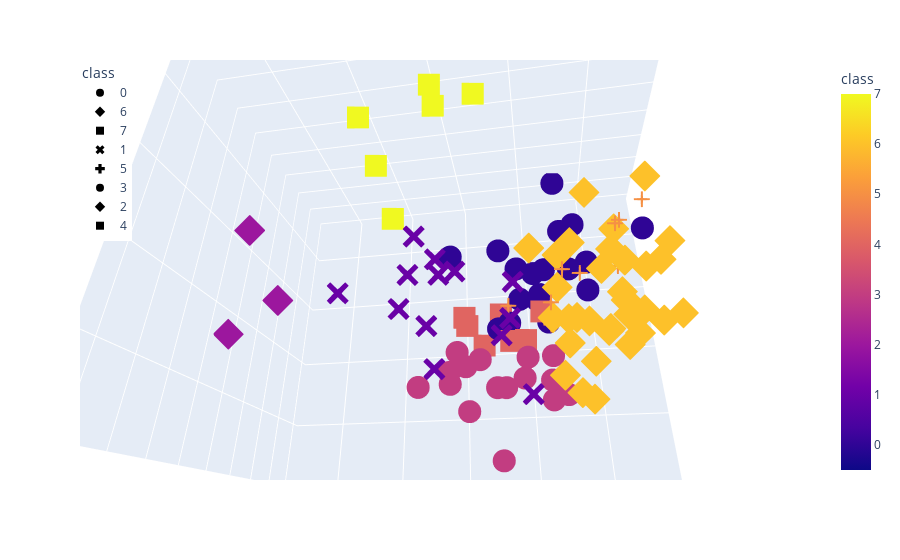

Notebook code for this chart:
### Code cell
fig = px.scatter_3d(
    seattle_pca_df,
    x="PC 1",
    y="PC 2",
    z="PC 3",
    color="class",
    symbol="class",
    width=800,
)
fig.update_layout(legend=dict(x=0, y=1))
fig.show()

### Figure 1 — Plotly figure (JSON) as saved in the notebook; plotly's stock layout.template omitted (floating-point values rounded to 4 significant figures)
{"data": [{"hovertemplate": "class=%{marker.color}<br>PC 1=%{x}<br>PC 2=%{y}<br>PC 3=%{z}<extra></extra>", "legendgroup": "0", "marker": {"color": [0, 0, 0, 0, 0, 0, 0, 0, 0, 0, 0, 0, 0, 0, 0, 0, 0, 0], "coloraxis": "coloraxis", "symbol": "circle"}, "mode": "markers", "name": "0", "scene": "scene", "showlegend": true, "type": "scatter3d", "x": [-1.078, -1.541, 0.8662, 2.502, -1.925, -0.5149, 0.1911, -1.309, 0.5419, -0.2728, -1.098, -3.397, 0.2159, -1.208, -0.572, -0.3263, 0.6303, -0.2152], "y": [-1.918, -0.8229, -2.225, -3.729, -3.278, -1.695, -0.8754, -0.2955, -2.16, -1.744, -2.561, -1.726, -0.09149, -1.709, -3.015, -0.8524, 0.1957, -2.134], "z": [2.923, 0.4382, 0.07548, 3.386, 2.537, 1.566, 0.3345, 2.1, 0.2017, 0.6579, 5.183, 2.673, 0.8222, 1.537, 0.4967, 0.4192, 1.22, 1.694]}, {"hovertemplate": "class=%{marker.color}<br>PC 1=%{x}<br>PC 2=%{y}<br>PC 3=%{z}<extra></extra>", "legendgroup": "6", "marker": {"color": [6, 6, 6, 6, 6, 6, 6, 6, 6, 6, 6, 6, 6, 6, 6, 6, 6, 6, 6, 6, 6, 6, 6, 6, 6, 6, 6, 6, 6, 6, 6, 6], "coloraxis": "coloraxis", "symbol": "diamond"}, "mode": "markers", "name": "6", "scene": "scene", "showlegend": true, "type": "scatter3d", "x": [-0.8072, -3.141, -1.929, -2.007, -1.924, -2.501, -0.5114, -0.9498, -1.49, -1.176, -2.685, -1.379, -0.7785, -1.092, -0.7034, -2.202, -1.892, -2.844, -1.46, -2.273, -2.791, -3.141, -1.438, -3.128, -1.056, -1.692, -1.666, -2.547, -1.481, -0.6761, -0.1464, -0.7756], "y": [0.1864, 0.2855, 1.469, 0.9047, 2.252, -0.2577, 1.124, 0.9284, -0.9156, -0.6773, -0.2307, 0.2104, 1.783, 1.586, 0.5572, 0.3182, 1.871, 1.97, 1.575, -0.007244, 0.2661, 1.217, 2.416, 0.5269, 0.9764, 0.5801, 0.9962, 1.722, 3.405, 0.455, -0.266, 1.469], "z": [0.971, 0.5775, -0.7086, -1.646, -0.4003, -0.9941, -1.04, -2.594, -0.366, -0.3492, -0.4439, -1.75, -1.349, -2.883, -0.07331, -0.7496, -1.071, -1.451, 1.757, 1.69, 0.4418, 0.5295, -0.6246, 2.814, 0.8324, -1.197, -1.309, -1.475, -0.7672, -2.094, 1.493, -1.737]}, {"hovertemplate": "class=%{marker.color}<br>PC 1=%{x}<br>PC 2=%{y}<br>PC 3=%{z}<extra></extra>", "legendgroup": "7", "marker": {"color": [7, 7, 7, 7, 7, 7], "coloraxis": "coloraxis", "symbol": "square"}, "mode": "markers", "name": "7", "scene": "scene", "showlegend": true, "type": "scatter3d", "x": [0.7845, 3.856, 1.797, 1.503, 2.722, 2.935], "y": [3.62, 2.253, 3.326, 4.237, 2.439, 3.183], "z": [3.089, 4.258, 3.865, 2.247, 0.9494, 1.828]}, {"hovertemplate": "class=%{marker.color}<br>PC 1=%{x}<br>PC 2=%{y}<br>PC 3=%{z}<extra></extra>", "legendgroup": "1", "marker": {"color": [1, 1, 1, 1, 1, 1, 1, 1, 1, 1, 1, 1, 1], "coloraxis": "coloraxis", "symbol": "x"}, "mode": "markers", "name": "1", "scene": "scene", "showlegend": true, "type": "scatter3d", "x": [0.6077, 2.263, 3.617, 2.973, 0.2881, 1.651, 2.577, 1.148, 2.257, 2.138, 0.444, 0.01852, 2.214], "y": [0.786, -0.05463, 2.834, 0.7351, 0.9322, 2.724, 1.55, 3.892, 2.369, 1.478, -0.329, 0.05608, 0.3045], "z": [-1.242, -1.665, -0.941, -0.4262, -0.03822, -0.6517, 0.02036, -1.226, 0.4922, -1.194, -0.3989, -2.373, 1.063]}, {"hovertemplate": "class=%{marker.color}<br>PC 1=%{x}<br>PC 2=%{y}<br>PC 3=%{z}<extra></extra>", "legendgroup": "5", "marker": {"color": [5, 5, 5, 5, 5, 5, 5, 5, 5, 5], "coloraxis": "coloraxis", "symbol": "cross"}, "mode": "markers", "name": "5", "scene": "scene", "showlegend": true, "type": "scatter3d", "x": [-0.525, -2.56, -2.302, -1.994, -1.292, -2.283, -0.8152, 0.491, -0.4828, -2.098], "y": [-0.3241, 1.926, -0.4497, 2.064, 0.1361, 0.2138, 1.076, -0.8002, 1.486, 1.039], "z": [-0.6333, 1.187, 0.8634, 0.6411, 0.4583, 1.711, 0.1137, 0.1418, -0.8452, 0.3939]}, {"hovertemplate": "class=%{marker.color}<br>PC 1=%{x}<br>PC 2=%{y}<br>PC 3=%{z}<extra></extra>", "legendgroup": "3", "marker": {"color": [3, 3, 3, 3, 3, 3, 3, 3, 3, 3, 3, 3, 3, 3, 3, 3], "coloraxis": "coloraxis", "symbol": "circle"}, "mode": "markers", "name": "3", "scene": "scene", "showlegend": true, "type": "scatter3d", "x": [1.936, 1.869, 1.437, -0.8641, 0.9056, 0.8454, 2.087, -0.6433, 2.207, 2.182, -0.4924, 0.6766, -0.4332, 2.973, 0.08889, 0.1877], "y": [-3.789, -2.602, -2.447, -2.021, -1.362, -1.615, -2.426, -3.729, -1.807, -1.79, -2.201, -1.258, -0.6251, -1.471, -0.6633, -0.2585], "z": [-1.859, -0.8597, -0.7235, -1.908, -1.82, -3.52, -0.4834, -0.3067, -1.236, -1.565, -1.461, -1.857, -2.353, -1.694, -1.298, -1.916]}, {"hovertemplate": "class=%{marker.color}<br>PC 1=%{x}<br>PC 2=%{y}<br>PC 3=%{z}<extra></extra>", "legendgroup": "2", "marker": {"color": [2, 2, 2], "coloraxis": "coloraxis", "symbol": "diamond"}, "mode": "markers", "name": "2", "scene": "scene", "showlegend": true, "type": "scatter3d", "x": [7.206, 6.965, 5.547], "y": [0.7469, 1.131, 1.631], "z": [-0.7791, 1.921, -0.4033]}, {"hovertemplate": "class=%{marker.color}<br>PC 1=%{x}<br>PC 2=%{y}<br>PC 3=%{z}<extra></extra>", "legendgroup": "4", "marker": {"color": [4, 4, 4, 4, 4, 4, 4], "coloraxis": "coloraxis", "symbol": "square"}, "mode": "markers", "name": "4", "scene": "scene", "showlegend": true, "type": "scatter3d", "x": [1.45, 1.84, 0.7938, 0.117, 0.4891, -0.3102, 1.802], "y": [-4.024, -2.258, -2.474, -1.511, -1.228, -0.1325, -2.581], "z": [0.2343, 0.4944, 0.6155, -0.5563, -0.661, -0.3553, 0.3636]}], "layout": {"autosize": true, "coloraxis": {"colorbar": {"title": {"text": "class"}}, "colorscale": [[0, "#0d0887"], [0.1111, "#46039f"], [0.2222, "#7201a8"], [0.3333, "#9c179e"], [0.4444, "#bd3786"], [0.5556, "#d8576b"], [0.6667, "#ed7953"], [0.7778, "#fb9f3a"], [0.8889, "#fdca26"], [1, "#f0f921"]]}, "legend": {"title": {"text": "class"}, "tracegroupgap": 0, "x": 0, "y": 1}, "margin": {"t": 60}, "scene": {"aspectmode": "auto", "aspectratio": {"x": 1.161, "y": 0.9043, "z": 0.9527}, "camera": {"center": {"x": 0, "y": 0, "z": 0}, "eye": {"x": -0.1977, "y": 1.151, "z": -0.6143}, "projection": {"type": "perspective"}, "up": {"x": 0, "y": 0, "z": 1}}, "domain": {"x": [0, 1], "y": [0, 1]}, "xaxis": {"title": {"text": "PC 1"}, "type": "linear"}, "yaxis": {"title": {"text": "PC 2"}, "type": "linear"}, "zaxis": {"title": {"text": "PC 3"}, "type": "linear"}}}}
